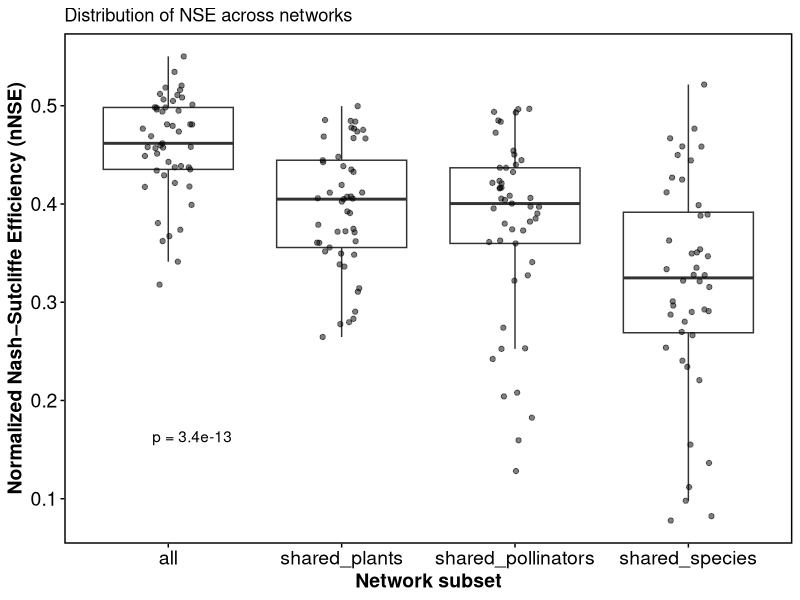
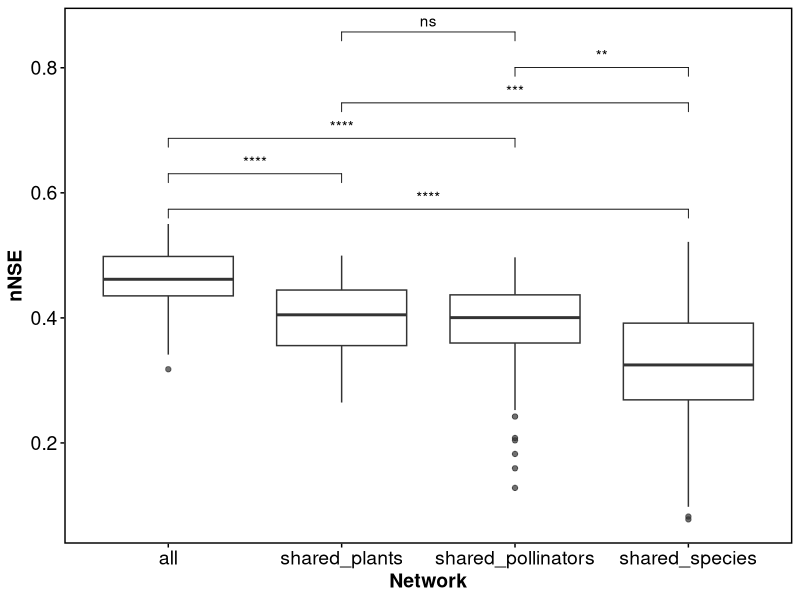

Write R code to recreate these figures, in order.
# ---- comparing analyses quality ----
## ---- load libraries ----
library(dplyr)
library(ggplot2)
library(ggpubr)

## ---- themes ----
tme <-  theme(axis.text = element_text(size = 14, color = "black"),
              axis.title = element_text(size = 14, face = "bold"),
              panel.grid.major = element_blank(),
              panel.grid.minor = element_blank(),
              panel.border = element_rect(color = "black", fill = NA, linewidth = 1),
              axis.ticks = element_line(color = "black"))
theme_set(theme_bw())

## ---- load data ----
result_summary_all <- read.csv('working_df_all_species_island_50_itr.csv')
result_summary_shared_species <- read.csv('working_df_shared_species_island_50_itr.csv')
result_summary_shared_plants <- read.csv('working_df_shared_plants_island_50_itr.csv')
result_summary_shared_pollinators <- read.csv('working_df_shared_pollinators_island_100_itr.csv')
  
# 1) bind your four tables, giving each an ID
df_all <- bind_rows(
  result_summary_all %>% mutate(dataset = "all"),
  result_summary_shared_species %>% mutate(dataset = "shared_species"),
  result_summary_shared_plants %>% mutate(dataset = "shared_plants"),
  result_summary_shared_pollinators %>% mutate(dataset = "shared_pollinators")
)

# 2) boxplot with overall ANOVA p-value
ggplot(df_all, aes(x = dataset, y = nnse)) +
  geom_boxplot(outlier.shape = NA, alpha = 0.7) +
  geom_jitter(width = 0.15, alpha = 0.5) +
  stat_compare_means(
    method    = "anova",           # overall ANOVA
    label     = "p.format",        # formatted p-value
    label.y   = max(df_all$nse)*1.05
  ) +
  labs(
    title = "Distribution of NSE across networks",
    x     = "Network subset",
    y     = "Normalized Nash–Sutcliffe Efficiency (nNSE)"
  ) +
  theme_minimal() + tme

# —— Optional: pairwise Wilcoxon tests —— #
comparisons <- list(
  c("all","shared_species"), c("all","shared_plants"), c("all","shared_pollinators"),
  c("shared_species","shared_plants"), c("shared_species","shared_pollinators"), c("shared_plants","shared_pollinators")
)
ggplot(df_all, aes(dataset, nnse)) +
  geom_boxplot(alpha = 0.7) +
  stat_compare_means(
    comparisons = comparisons,
    method      = "wilcox.test",
    label       = "p.signif"
  ) +
  labs(x="Network", y="nNSE") +
  theme_minimal() + tme
